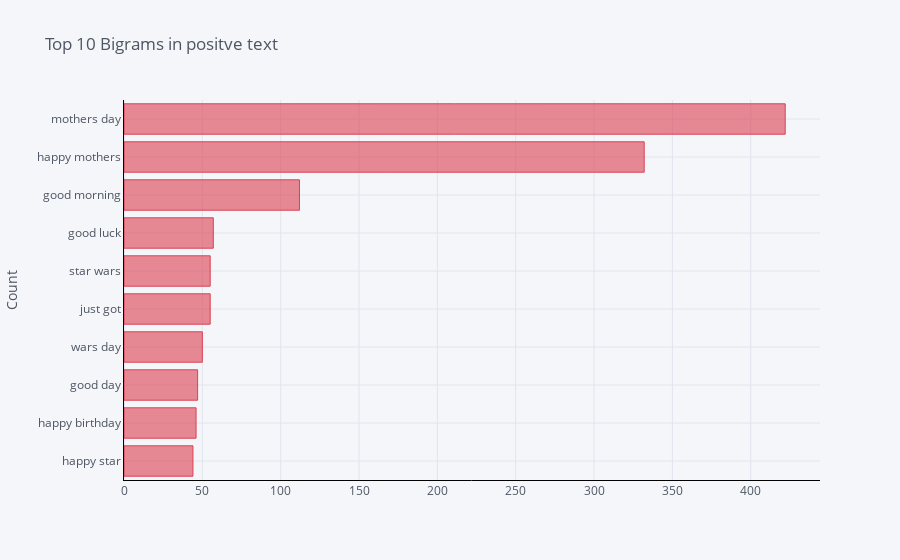
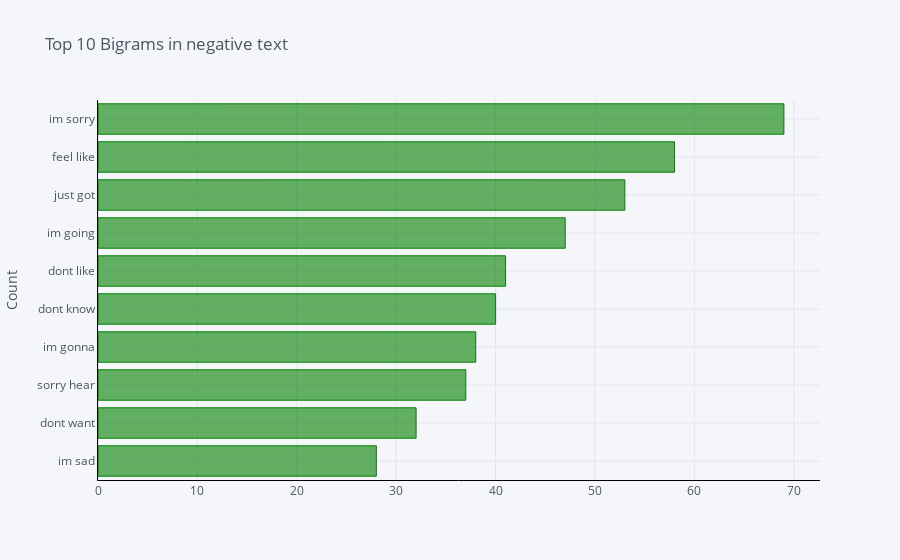
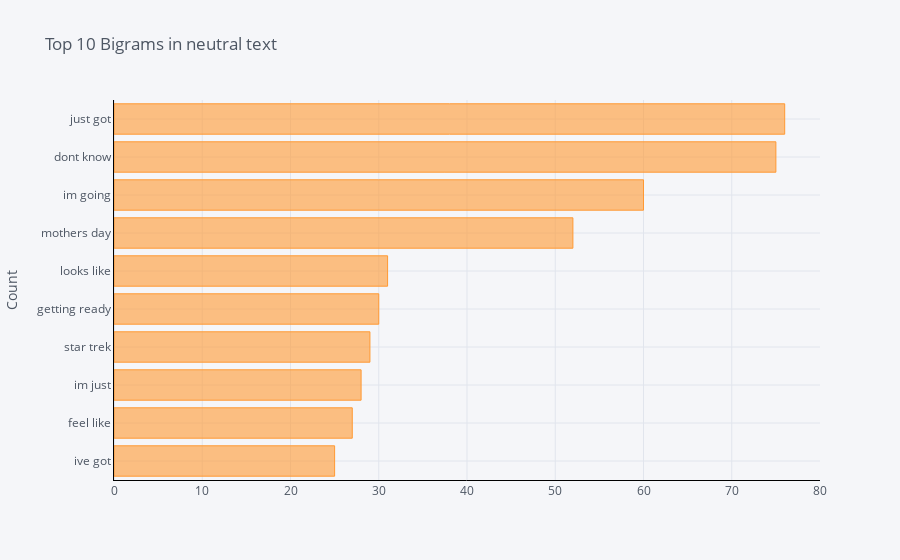

Notebook code cell kept with these figures, in order:
### Code cell
pos_bigrams = get_top_n_gram(pos['text_clean'],(2,2),10)
neg_bigrams = get_top_n_gram(neg['text_clean'],(2,2),10)
neutral_bigrams = get_top_n_gram(neutral['text_clean'],(2,2),10)



#for word, freq in top_bigrams:
    #print(word, freq)
df1 = pd.DataFrame(pos_bigrams, columns = ['Text' , 'count'])
df1.groupby('Text').sum()['count'].sort_values(ascending=True).iplot(
    kind='bar', yTitle='Count', linecolor='black',color='red', title='Top 10 Bigrams in positve text',orientation='h')

df2 = pd.DataFrame(neg_bigrams, columns = ['Text' , 'count'])
df2.groupby('Text').sum()['count'].sort_values(ascending=True).iplot(
    kind='bar', yTitle='Count', linecolor='black', color='green',title='Top 10 Bigrams in negative text',orientation='h')

df3 = pd.DataFrame(neutral_bigrams, columns = ['Text' , 'count'])
df3.groupby('Text').sum()['count'].sort_values(ascending=True).iplot(
    kind='bar', yTitle='Count', linecolor='black', title='Top 10 Bigrams in neutral text',orientation='h')

### Figure 1 — Plotly figure (JSON) as saved in the notebook; plotly's stock layout.template omitted (floating-point values rounded to 4 significant figures)
{"data": [{"marker": {"color": "rgba(219, 64, 82, 0.6)", "line": {"color": "rgba(219, 64, 82, 1.0)", "width": 1}}, "name": "count", "orientation": "h", "text": "", "type": "bar", "x": [44, 46, 47, 50, 55, 55, 57, 112, 332, 422], "y": ["happy star", "happy birthday", "good day", "wars day", "just got", "star wars", "good luck", "good morning", "happy mothers", "mothers day"]}], "layout": {"legend": {"bgcolor": "#F5F6F9", "font": {"color": "#4D5663"}}, "paper_bgcolor": "#F5F6F9", "plot_bgcolor": "#F5F6F9", "title": {"font": {"color": "#4D5663"}, "text": "Top 10 Bigrams in positve text"}, "xaxis": {"gridcolor": "#E1E5ED", "linecolor": "black", "showgrid": true, "tickfont": {"color": "#4D5663"}, "title": {"font": {"color": "#4D5663"}, "text": ""}, "zerolinecolor": "#E1E5ED"}, "yaxis": {"gridcolor": "#E1E5ED", "linecolor": "black", "showgrid": true, "tickfont": {"color": "#4D5663"}, "title": {"font": {"color": "#4D5663"}, "text": "Count"}, "zerolinecolor": "#E1E5ED"}}}

### Figure 2 — Plotly figure (JSON) as saved in the notebook; plotly's stock layout.template omitted (floating-point values rounded to 4 significant figures)
{"data": [{"marker": {"color": "rgba(0, 128, 0, 0.6)", "line": {"color": "rgba(0, 128, 0, 1.0)", "width": 1}}, "name": "count", "orientation": "h", "text": "", "type": "bar", "x": [28, 32, 37, 38, 40, 41, 47, 53, 58, 69], "y": ["im sad", "dont want", "sorry hear", "im gonna", "dont know", "dont like", "im going", "just got", "feel like", "im sorry"]}], "layout": {"legend": {"bgcolor": "#F5F6F9", "font": {"color": "#4D5663"}}, "paper_bgcolor": "#F5F6F9", "plot_bgcolor": "#F5F6F9", "title": {"font": {"color": "#4D5663"}, "text": "Top 10 Bigrams in negative text"}, "xaxis": {"gridcolor": "#E1E5ED", "linecolor": "black", "showgrid": true, "tickfont": {"color": "#4D5663"}, "title": {"font": {"color": "#4D5663"}, "text": ""}, "zerolinecolor": "#E1E5ED"}, "yaxis": {"gridcolor": "#E1E5ED", "linecolor": "black", "showgrid": true, "tickfont": {"color": "#4D5663"}, "title": {"font": {"color": "#4D5663"}, "text": "Count"}, "zerolinecolor": "#E1E5ED"}}}

### Figure 3 — Plotly figure (JSON) as saved in the notebook; plotly's stock layout.template omitted (floating-point values rounded to 4 significant figures)
{"data": [{"marker": {"color": "rgba(255, 153, 51, 0.6)", "line": {"color": "rgba(255, 153, 51, 1.0)", "width": 1}}, "name": "count", "orientation": "h", "text": "", "type": "bar", "x": [25, 27, 28, 29, 30, 31, 52, 60, 75, 76], "y": ["ive got", "feel like", "im just", "star trek", "getting ready", "looks like", "mothers day", "im going", "dont know", "just got"]}], "layout": {"legend": {"bgcolor": "#F5F6F9", "font": {"color": "#4D5663"}}, "paper_bgcolor": "#F5F6F9", "plot_bgcolor": "#F5F6F9", "title": {"font": {"color": "#4D5663"}, "text": "Top 10 Bigrams in neutral text"}, "xaxis": {"gridcolor": "#E1E5ED", "linecolor": "black", "showgrid": true, "tickfont": {"color": "#4D5663"}, "title": {"font": {"color": "#4D5663"}, "text": ""}, "zerolinecolor": "#E1E5ED"}, "yaxis": {"gridcolor": "#E1E5ED", "linecolor": "black", "showgrid": true, "tickfont": {"color": "#4D5663"}, "title": {"font": {"color": "#4D5663"}, "text": "Count"}, "zerolinecolor": "#E1E5ED"}}}
